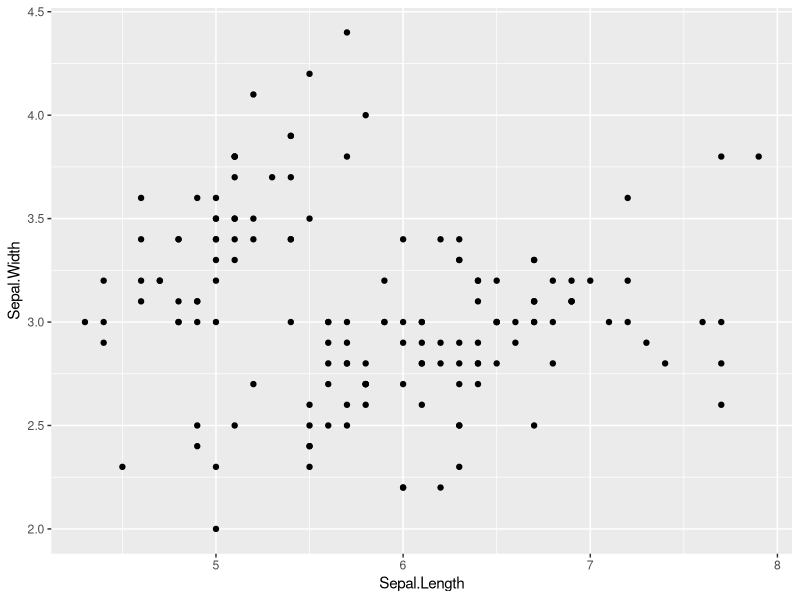
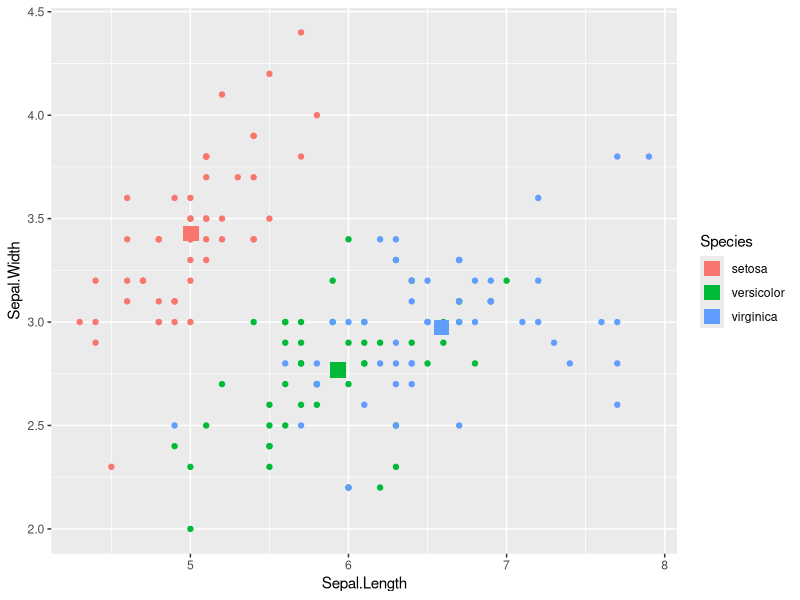
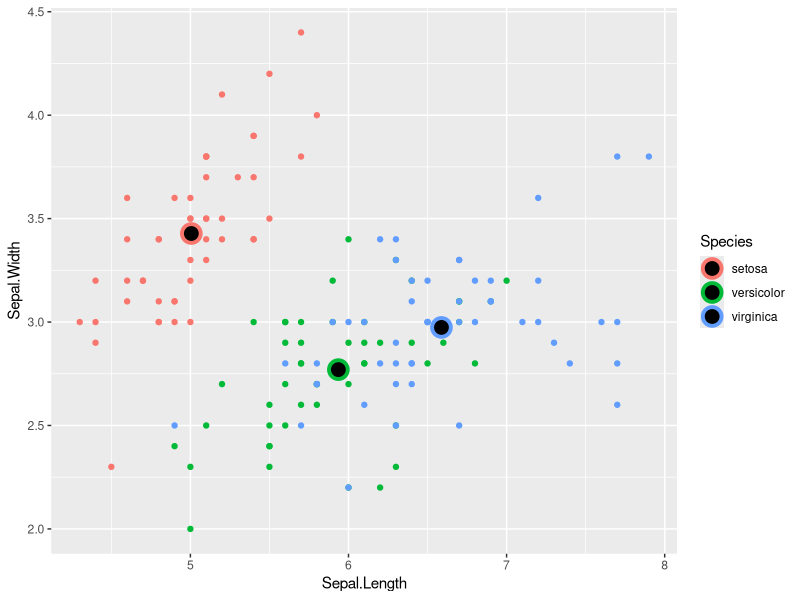
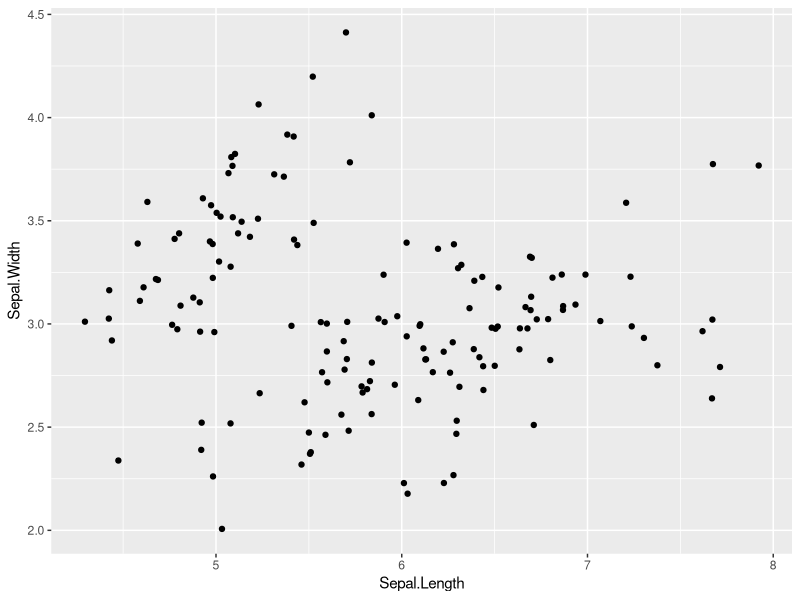
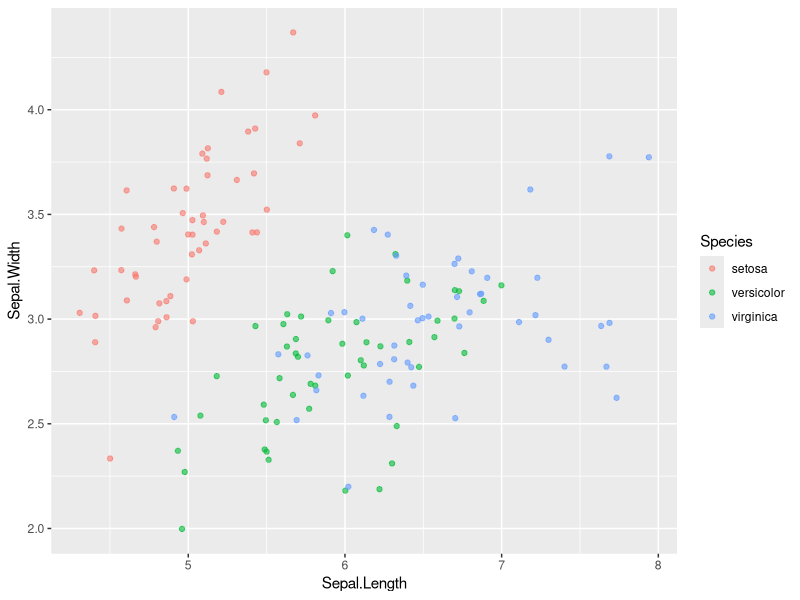
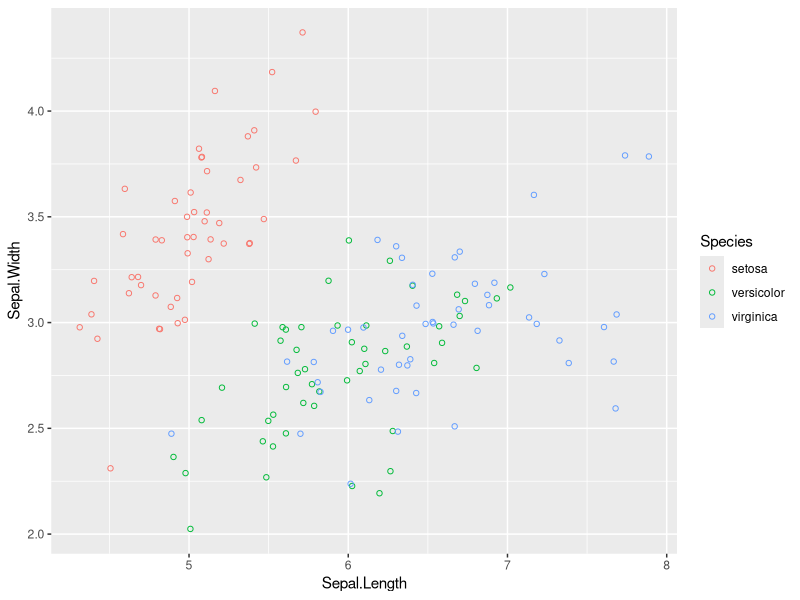
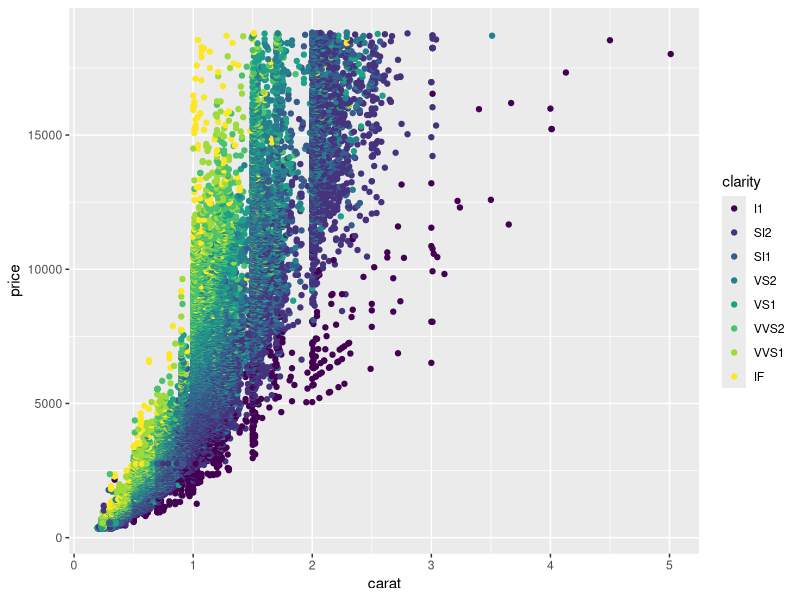
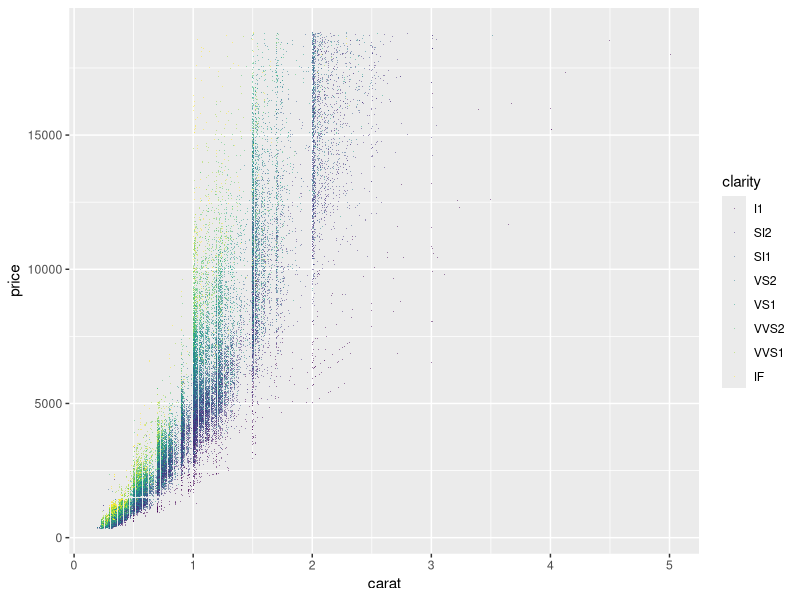

Write R code to recreate these figures, in order.
# 3. GEOMETRIES

# A plot’s geometry dictates what visual elements will be used. Geometries can be accessed using geom_* function.
# Load the tidyverse including gpplot2 package:
library(tidyverse)

# 3.1 Scatter plot ####
# Load and examine the built-in "iris" dataset in R:
data("iris")
head(iris, 3)
# Each geom can accept specific aesthetic mappings, e.g. geom_point().
ggplot(iris, aes(Sepal.Length, Sepal.Width)) + 
  geom_point()
# In additional to the essential aesthetics, we can also choose optional aesthetics like color, size, alpha, fill, shape or stroke. We can specify both geom-specific data and aesthetics. This allows us to control the information for each layer independently. 
# E.g, we want to display the summary statistics of the iris dataset on top of the data points.
iris.summary <- iris %>% group_by(Species) %>%
  summarise_all(mean) 
iris.summary # contains mean measurements for each of 3 species.
ggplot(iris, aes(Sepal.Length, Sepal.Width,
                 color = Species)) + # inherits both data and aes
  geom_point() +
  geom_point(data = iris.summary, # differen data, but inherits aes.
             shape = 15, 
             size = 5)
# The aesthetics inside the geom_point() can be controlled independently.
ggplot(iris, aes(Sepal.Length, Sepal.Width,
                 color = Species)) +
  geom_point() +
  geom_point(data = iris.summary, 
             shape = 21, 
             size = 5,
             fill = "black",
             stroke = 2)
# geom_jitter() is a shortcut to using position argument to change the position from identity to jitter.
ggplot(iris, aes(Sepal.Length, Sepal.Width)) +
  geom_jitter() # geom_point() with position sets to jitter.
# To deal with overplotting of points, we adjust the alpha-blending:
ggplot(iris, aes(Sepal.Length, Sepal.Width,
                 color = Species)) +
  geom_jitter(alpha = 0.6) # this helps to see the regionsof density.
# Another way to deal with overplotting is to change the symbol to a hollow circle, which is shape 1.
ggplot(iris, aes(Sepal.Length, Sepal.Width,
                 color = Species)) +
  geom_jitter(shape = 1)

# 3.2 Overplotting ####
# Load the diamonds dataset from the ggplot2 package:
data("diamonds")
# Scatter plots are intuitive, easily understood, and very common, but we must always consider overplotting, particularly in the following four situations: 
# Large datasets: small points are suitable for large datasets with regions of high density (lots of overlapping).
ggplot(diamonds, aes(carat, price, 
                     color = clarity)) +
  geom_point()
# Change the points to tiny points with transparency:
ggplot(diamonds, aes(carat, price, 
                     color = clarity)) +
  geom_point(shape = ".",
             alpha = 0.5)
# Aligned values on a single axis: this occurs when one axis is continuous and the other is categorical, which can be overcome with some form of jittering.
# Load the mtcars dataset and transform cyl and am columns into categorical variables:
data("mtcars")
mtcars <- mtcars %>% 
  mutate(fcyl = as.factor(cyl), 
         fam = as.factor(am))
# Plot with default points:
ggplot(mtcars, aes(fcyl, mpg, 
                   color = fam)) +
  geom_point()
# Alter the point positions by jittering:
ggplot(mtcars, aes(fcyl, mpg, 
                   color = fam)) +
geom_point(position = position_jitter(width = 0.3))
# Alternatively jitter and dodge the point positions:
ggplot(mtcars, aes(fcyl, mpg, 
                   color = fam)) +
  geom_point(position = position_jitterdodge(jitter.width = 0.3,
                                             dodge.width = 0.3))
# Low-precision data: this results from low-resolution measurements like in the iris dataset, which is measured to 1mm precision. In this case we can jitter on both the x and y axis.
# jitter can be a geom itself, an argument in geom_point(), or a position function. 
ggplot(iris, aes(Sepal.Length, Sepal.Width,
                 color = Species)) + 
  geom_jitter(alpha = 0.5,
              width = 0.1)
ggplot(iris, aes(Sepal.Length, Sepal.Width,
                 color = Species)) + 
  geom_point(alpha = 0.5,
              position = "jitter")
ggplot(iris, aes(Sepal.Length, Sepal.Width,
                 color = Species)) + 
  geom_point(alpha = 0.5,
             position = position_jitter(width = 0.1))
# Integer data: this can be type integer or factor variables. You'll typically have a small, defined number of intersections between two variables, which is similar to low precision data.
# Load and examine the Vocab dataset from the carData package, which contains the years of education and vocabulary test scores from respondents to US General Social Surveys from 1972-2004:
library(carData)
data(Vocab)
str(Vocab)
# Draw a scatter plot of vocabulary vs. education:
ggplot(Vocab, aes(education, vocabulary)) +
  geom_point()
# Replace the point layer with a jitter layer and change the transparency.
ggplot(Vocab, aes(education, vocabulary)) +
  geom_jitter(alpha = 0.2)

# 3.3 Histograms ####
# A histogram is a special type of bar plot that shows the binned distribution of a continuous variable.
ggplot(iris, aes(Sepal.Width)) + # only needs X aesthetic.
  geom_histogram()
# The geom_histogram is associated with a specific statistic (stat bin). The bin argument takes the default value of 30. Default bin width can be calculated:
diff(range(iris$Sepal.Width))/30
# Changing the binwidth to 0.1 give us more intuitive impression of the data.
ggplot(iris, aes(Sepal.Width)) + 
  geom_histogram(binwidth = 0.1) # no space between the bars.
# Re-position tick marks:
ggplot(iris, aes(Sepal.Width)) + 
  geom_histogram(binwidth = 0.1,
                 center = 0.05)
# Fill the bars according to each species:
ggplot(iris, aes(Sepal.Width,
                 fill = Species)) +
  geom_histogram(binwidth = 0.1,
                 center = 0.05)
# The default position is "stack", which is not clear in this case. Alternate the position to "dodge":
ggplot(iris, aes(Sepal.Width,
                 fill = Species)) +
  geom_histogram(binwidth = 0.1,
                 center = 0.05,
                 position = "dodge")
# The "fill" position normalizes each bin to represent the proportion of all observations in each bin.
ggplot(iris, aes(Sepal.Width,
                 fill = Species)) +
  geom_histogram(binwidth = 0.1,
                 center = 0.05,
                 position = "fill")
# Histograms cut up a continuous variable into discrete bins and, by default, maps the internally calculated count variable onto the y aesthetic. An internal variable "density" can be accessed by using the ".." notation.
ggplot(mtcars, aes(mpg, ..density..)) +
  geom_histogram(binwidth = 1, 
                 fill = "blue") # shows the relative frequency, which is the height times the width of each bin.
# geom_histogram() is a special case of geom_bar() with a position argument that can take on different values:
# stack ( default): bars for different groups are stacked on top of each other.
ggplot(mtcars, aes(mpg,
                   fill = fam)) +
  geom_histogram(binwidth = 1)
# dodge: bars for different groups are placed side by side.
ggplot(mtcars, aes(mpg,
                   fill = fam)) +
  geom_histogram(binwidth = 1,
                 position = "dodge")
# fill: bars for different groups are shown as proportions.
ggplot(mtcars, aes(mpg,
                   fill = fam)) +
  geom_histogram(binwidth = 1,
                 position = "fill")
# identity: plot the values as they appear in the dataset.
ggplot(mtcars, aes(mpg,
                   fill = fam)) +
  geom_histogram(binwidth = 1,
                 position = "identity",
                 alpha = 0.4)

# 3.4 Bar plots ####
# Histograms are a specialized version of bar plots, where a continuous X-axis is binned. Classic bar plots refer to a categorical X-axis, which uses either geom_bar() or geom_col().
# geom_bar(): counts the number of cases in each category of the variable mapped to the X-axis.
# geom_col(): plots the actual values.
# Load the "msleep" dataset from the ggplot2 package:
data("msleep") 
# This is an updated and exapnded version of the mammals sleep dataset, which contains the information on the REM sleep time and eating habits of a variety of mammals.
str(msleep)
# Making a bar plot splitting the the dataset according to eating behavior:
ggplot(msleep, aes(vore)) +
  geom_bar()
# Plot distribution instead of absolute counts with descriptive statistics on the fly: 
iris_summ_long <- iris %>% 
  select(Species, Sepal.Width) %>%
  gather(key, value, -Species) %>%
  group_by(Species) %>%
  summarise(avg = mean(value),
            stdev = sd(value))
# geom_errorbar(): adds error bars
ggplot(iris_summ_long, aes(Species, avg)) +
  geom_col() + 
  geom_errorbar(aes(ymin = avg - stdev,
                    ymax = avg + stdev),
                width = 0.1)
# This is typical plots in scientific publications, which are actually strongly discourages for many reasons.
# Position in bar and col plots:
# stack: default
ggplot(mtcars, aes(fcyl, 
                   fill = fam)) +
  geom_bar()
# dodge: preferred
ggplot(mtcars, aes(fcyl,
                   fill = fam)) +
  geom_bar(position = "dodge")
# fill: to show proportions
ggplot(mtcars, aes(fcyl,
                   fill = fam)) +
  geom_bar(position = "fill")
